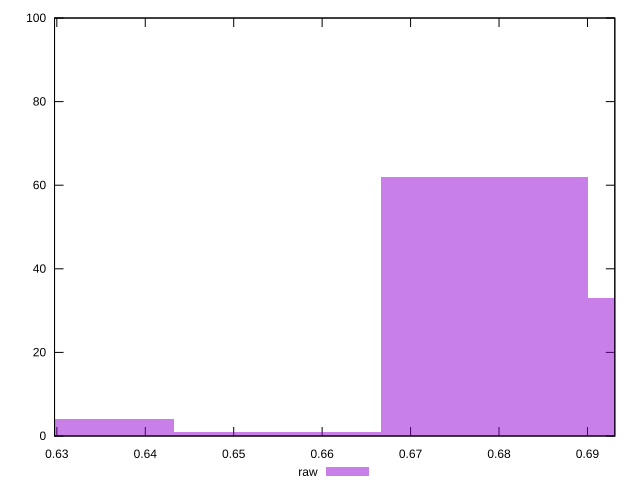

Reproduce this figure in gnuplot.
reset

$raw <<EOF
0.654968404266084 1
0.6783601329898727 62
0.7017518617136616 33
0.6315766755422954 4
EOF

set key outside below
set boxwidth 0.023391728723788717
set xrange [0.6297399614697364:0.6930937364456927]
set yrange [0:100]
set trange [0:100]
set style fill transparent solid 0.5 noborder
set terminal svg size 640, 490 enhanced background rgb 'white'
set output "report_00018_2021-02-10T15-25-16.877Z/meta/pScore/samples/pages+cached+noadtech/raw/histogram.svg"

plot $raw title "raw" with boxes

reset
